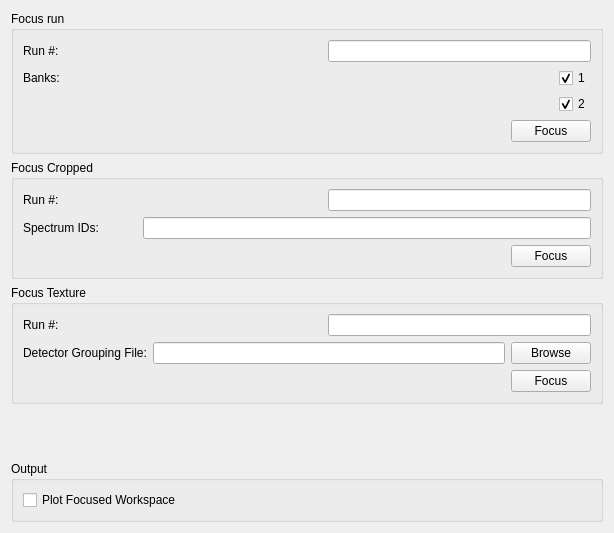
<?xml version="1.0" encoding="UTF-8"?>
<ui version="4.0">
 <class>EnggDiffractionQtTabFocus</class>
 <widget class="QWidget" name="EnggDiffractionQtTabFocus">
  <property name="geometry">
   <rect>
    <x>0</x>
    <y>0</y>
    <width>614</width>
    <height>533</height>
   </rect>
  </property>
  <property name="windowTitle">
   <string>Form</string>
  </property>
  <layout class="QGridLayout" name="gridLayout_3">
   <item row="5" column="0">
    <widget class="QGroupBox" name="groupBox_focus_2">
     <property name="title">
      <string>Output</string>
     </property>
     <layout class="QGridLayout" name="gridLayout_2">
      <item row="0" column="0">
       <layout class="QHBoxLayout" name="horizontalLayout_6">
        <item>
         <widget class="QCheckBox" name="checkBox_FocusedWS">
          <property name="text">
           <string>Plot Focused Workspace</string>
          </property>
         </widget>
        </item>
        <item>
         <spacer name="horizontalSpacer_4">
          <property name="orientation">
           <enum>Qt::Horizontal</enum>
          </property>
          <property name="sizeHint" stdset="0">
           <size>
            <width>98</width>
            <height>20</height>
           </size>
          </property>
         </spacer>
        </item>
       </layout>
      </item>
     </layout>
    </widget>
   </item>
   <item row="2" column="0">
    <widget class="QGroupBox" name="groupBox">
     <property name="title">
      <string>Focus Cropped</string>
     </property>
     <layout class="QGridLayout" name="gridLayout_5">
      <item row="0" column="0">
       <layout class="QHBoxLayout" name="horizontalLayout_9">
        <item>
         <widget class="QLabel" name="label_cropped_run_num">
          <property name="text">
           <string>Run #:</string>
          </property>
         </widget>
        </item>
        <item>
         <spacer name="horizontalSpacer_7">
          <property name="orientation">
           <enum>Qt::Horizontal</enum>
          </property>
          <property name="sizeHint" stdset="0">
           <size>
            <width>98</width>
            <height>20</height>
           </size>
          </property>
         </spacer>
        </item>
        <item>
         <widget class="QLineEdit" name="lineEdit_cropped_run_num">
          <property name="text">
           <string/>
          </property>
          <property name="readOnly">
           <bool>false</bool>
          </property>
         </widget>
        </item>
       </layout>
      </item>
      <item row="1" column="0">
       <layout class="QHBoxLayout" name="horizontalLayout_10">
        <item>
         <widget class="QLabel" name="label_cropped_spec_ids">
          <property name="text">
           <string>Spectrum IDs:</string>
          </property>
         </widget>
        </item>
        <item>
         <spacer name="horizontalSpacer_8">
          <property name="orientation">
           <enum>Qt::Horizontal</enum>
          </property>
          <property name="sizeHint" stdset="0">
           <size>
            <width>38</width>
            <height>20</height>
           </size>
          </property>
         </spacer>
        </item>
        <item>
         <widget class="QLineEdit" name="lineEdit_cropped_spec_ids">
          <property name="sizePolicy">
           <sizepolicy hsizetype="Expanding" vsizetype="Fixed">
            <horstretch>1</horstretch>
            <verstretch>0</verstretch>
           </sizepolicy>
          </property>
         </widget>
        </item>
       </layout>
      </item>
      <item row="2" column="0">
       <layout class="QHBoxLayout" name="horizontalLayout_12">
        <item>
         <spacer name="horizontalSpacer_10">
          <property name="orientation">
           <enum>Qt::Horizontal</enum>
          </property>
          <property name="sizeHint" stdset="0">
           <size>
            <width>40</width>
            <height>20</height>
           </size>
          </property>
         </spacer>
        </item>
        <item>
         <widget class="QPushButton" name="pushButton_focus_cropped">
          <property name="text">
           <string>Focus</string>
          </property>
         </widget>
        </item>
       </layout>
      </item>
     </layout>
    </widget>
   </item>
   <item row="4" column="0">
    <spacer name="verticalSpacer">
     <property name="orientation">
      <enum>Qt::Vertical</enum>
     </property>
     <property name="sizeHint" stdset="0">
      <size>
       <width>20</width>
       <height>388</height>
      </size>
     </property>
    </spacer>
   </item>
   <item row="0" column="0">
    <widget class="QGroupBox" name="groupBox_focus">
     <property name="title">
      <string>Focus run</string>
     </property>
     <layout class="QGridLayout" name="gridLayout">
      <item row="2" column="0">
       <layout class="QHBoxLayout" name="horizontalLayout_3">
        <item>
         <spacer name="horizontalSpacer_3">
          <property name="orientation">
           <enum>Qt::Horizontal</enum>
          </property>
          <property name="sizeHint" stdset="0">
           <size>
            <width>238</width>
            <height>20</height>
           </size>
          </property>
         </spacer>
        </item>
        <item>
         <widget class="QPushButton" name="pushButton_focus">
          <property name="text">
           <string>Focus</string>
          </property>
         </widget>
        </item>
       </layout>
      </item>
      <item row="1" column="0">
       <layout class="QHBoxLayout" name="horizontalLayout_5">
        <item>
         <layout class="QVBoxLayout" name="verticalLayout_3">
          <item>
           <layout class="QHBoxLayout" name="horizontalLayout_4">
            <item>
             <widget class="QLabel" name="label_banks_sel">
              <property name="text">
               <string>Banks:</string>
              </property>
             </widget>
            </item>
            <item>
             <spacer name="horizontalSpacer_5">
              <property name="orientation">
               <enum>Qt::Horizontal</enum>
              </property>
              <property name="sizeHint" stdset="0">
               <size>
                <width>298</width>
                <height>20</height>
               </size>
              </property>
             </spacer>
            </item>
           </layout>
          </item>
          <item>
           <spacer name="verticalSpacer_2">
            <property name="orientation">
             <enum>Qt::Vertical</enum>
            </property>
            <property name="sizeHint" stdset="0">
             <size>
              <width>20</width>
              <height>18</height>
             </size>
            </property>
           </spacer>
          </item>
         </layout>
        </item>
        <item>
         <layout class="QVBoxLayout" name="verticalLayout_4">
          <item>
           <widget class="QCheckBox" name="checkBox_focus_bank1">
            <property name="text">
             <string>1</string>
            </property>
            <property name="checked">
             <bool>true</bool>
            </property>
           </widget>
          </item>
          <item>
           <widget class="QCheckBox" name="checkBox_focus_bank2">
            <property name="text">
             <string>2</string>
            </property>
            <property name="checked">
             <bool>true</bool>
            </property>
           </widget>
          </item>
         </layout>
        </item>
       </layout>
      </item>
      <item row="0" column="0">
       <layout class="QHBoxLayout" name="horizontalLayout">
        <item>
         <widget class="QLabel" name="label_run_num">
          <property name="text">
           <string>Run #:</string>
          </property>
         </widget>
        </item>
        <item>
         <spacer name="horizontalSpacer">
          <property name="orientation">
           <enum>Qt::Horizontal</enum>
          </property>
          <property name="sizeHint" stdset="0">
           <size>
            <width>98</width>
            <height>20</height>
           </size>
          </property>
         </spacer>
        </item>
        <item>
         <widget class="QLineEdit" name="lineEdit_run_num">
          <property name="text">
           <string/>
          </property>
          <property name="readOnly">
           <bool>false</bool>
          </property>
         </widget>
        </item>
       </layout>
      </item>
     </layout>
    </widget>
   </item>
   <item row="3" column="0">
    <widget class="QGroupBox" name="groupBox_2">
     <property name="title">
      <string>Focus Texture</string>
     </property>
     <layout class="QGridLayout" name="gridLayout_4">
      <item row="0" column="0">
       <layout class="QHBoxLayout" name="horizontalLayout_7">
        <item>
         <widget class="QLabel" name="label_texture_run_num">
          <property name="text">
           <string>Run #:</string>
          </property>
         </widget>
        </item>
        <item>
         <spacer name="horizontalSpacer_6">
          <property name="orientation">
           <enum>Qt::Horizontal</enum>
          </property>
          <property name="sizeHint" stdset="0">
           <size>
            <width>98</width>
            <height>20</height>
           </size>
          </property>
         </spacer>
        </item>
        <item>
         <widget class="QLineEdit" name="lineEdit_texture_run_num">
          <property name="text">
           <string/>
          </property>
          <property name="readOnly">
           <bool>false</bool>
          </property>
         </widget>
        </item>
       </layout>
      </item>
      <item row="1" column="0">
       <layout class="QHBoxLayout" name="horizontalLayout_8">
        <item>
         <widget class="QLabel" name="label_2">
          <property name="text">
           <string>Detector Grouping File:</string>
          </property>
         </widget>
        </item>
        <item>
         <widget class="QLineEdit" name="lineEdit_texture_grouping_file">
          <property name="sizePolicy">
           <sizepolicy hsizetype="Expanding" vsizetype="Fixed">
            <horstretch>1</horstretch>
            <verstretch>0</verstretch>
           </sizepolicy>
          </property>
          <property name="readOnly">
           <bool>true</bool>
          </property>
         </widget>
        </item>
        <item>
         <widget class="QPushButton" name="pushButton_texture_browse_grouping_file">
          <property name="text">
           <string>Browse</string>
          </property>
         </widget>
        </item>
       </layout>
      </item>
      <item row="2" column="0">
       <layout class="QHBoxLayout" name="horizontalLayout_11">
        <item>
         <spacer name="horizontalSpacer_9">
          <property name="orientation">
           <enum>Qt::Horizontal</enum>
          </property>
          <property name="sizeHint" stdset="0">
           <size>
            <width>40</width>
            <height>20</height>
           </size>
          </property>
         </spacer>
        </item>
        <item>
         <widget class="QPushButton" name="pushButton_focus_texture">
          <property name="text">
           <string>Focus</string>
          </property>
         </widget>
        </item>
       </layout>
      </item>
     </layout>
    </widget>
   </item>
  </layout>
 </widget>
 <resources/>
 <connections/>
</ui>
